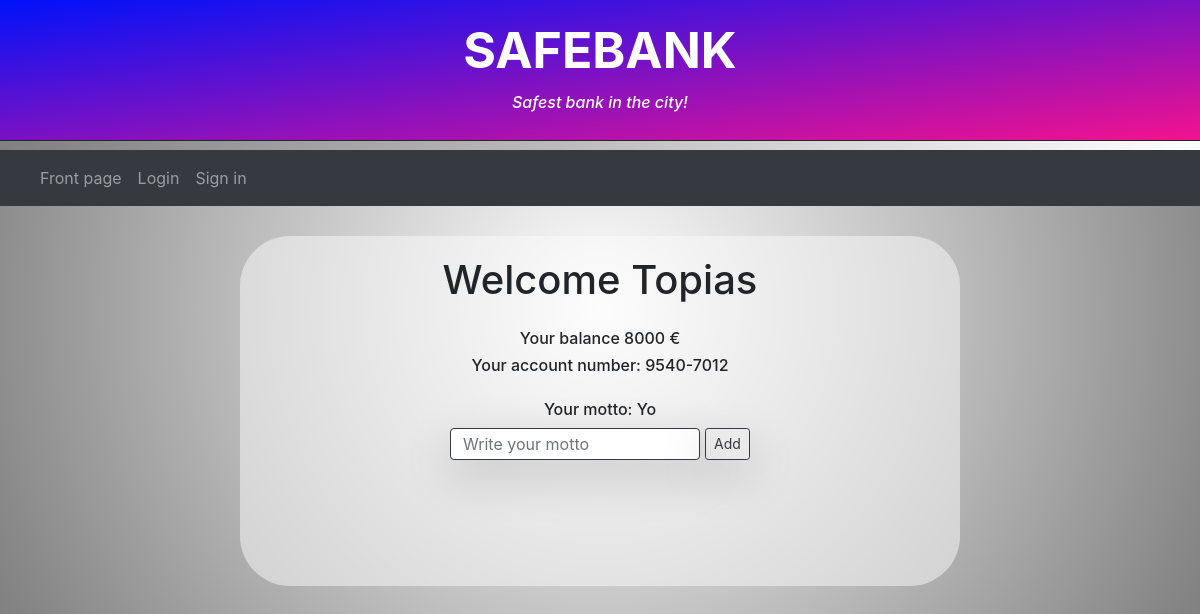
/main/13/, run on the app's committed database.
### safebanking/models.py (models this page shows)
class User_account(models.Model):
	username = models.TextField()
	password = models.TextField()
	balance = models.IntegerField()
	motto = models.TextField(default = "")
	account_number = models.TextField(default = "1234-5678")
	status = models.IntegerField(default = 1) #1 = normal user, 2 = admin user

### safebanking/views.py (the view)
# urls.py: path("main/<int:User_account_id>/", views.mainView, name = "main"),
def mainView(request, User_account_id):
    user = User_account.objects.get(id = User_account_id)
    if request.method == "POST":
        motto = request.POST.get("motto")
        user.motto = motto
        user.save()
        return redirect(reverse("main", kwargs = {"User_account_id" : User_account_id}))
    return render(request, "safebanking/main.html", {"owner" : user})

### safebanking/templates/safebanking/main.html (shortened to what this page needs)
{% extends "./base.html" %}
{% block content %}
<div style="background-color: rgb(252, 252, 252, 0.5); margin-top: 30px;
            margin-bottom: 30px; min-height: 350px; border-radius: 50px;
            margin-left: auto; margin-right: auto; max-width: 45em;">
    <div style="height:20px"></div>
    <div style="text-align: center;">
        <h1 style="margin-bottom: 25px;">Welcome {{owner.username}}</h1>
        <h6>Your balance {{owner.balance}} €</h6>
        <h6>Your account number: {{owner.account_number}}</h6>
    </div>
    <div style="text-align: center; margin-top: 25px;">
        {% if owner.motto == "" %}
        <h6>You do not have a motto yet.</h6>
        {% else %}
        <h6>Your motto: {{owner.motto|safe}}</h6>
        {% endif %}
        <form method="POST">
            <div class="d-flex justify-content-center">
                <input type="text" class="border border-dark shadow-lg form-control" placeholder="Write your motto" name="motto" style="width: 250px; height: 32px"/>
                <input type="submit" value="Add" class="shadow-lg btn btn-outline-dark btn-sm" style="margin-left: 5px"></input>
            </div>
        </form>
    </div>
</div>
{% endblock %}

### data on the page
User_account: username "Topias", balance "8000", account_number "9540-7012", motto "Yo"
